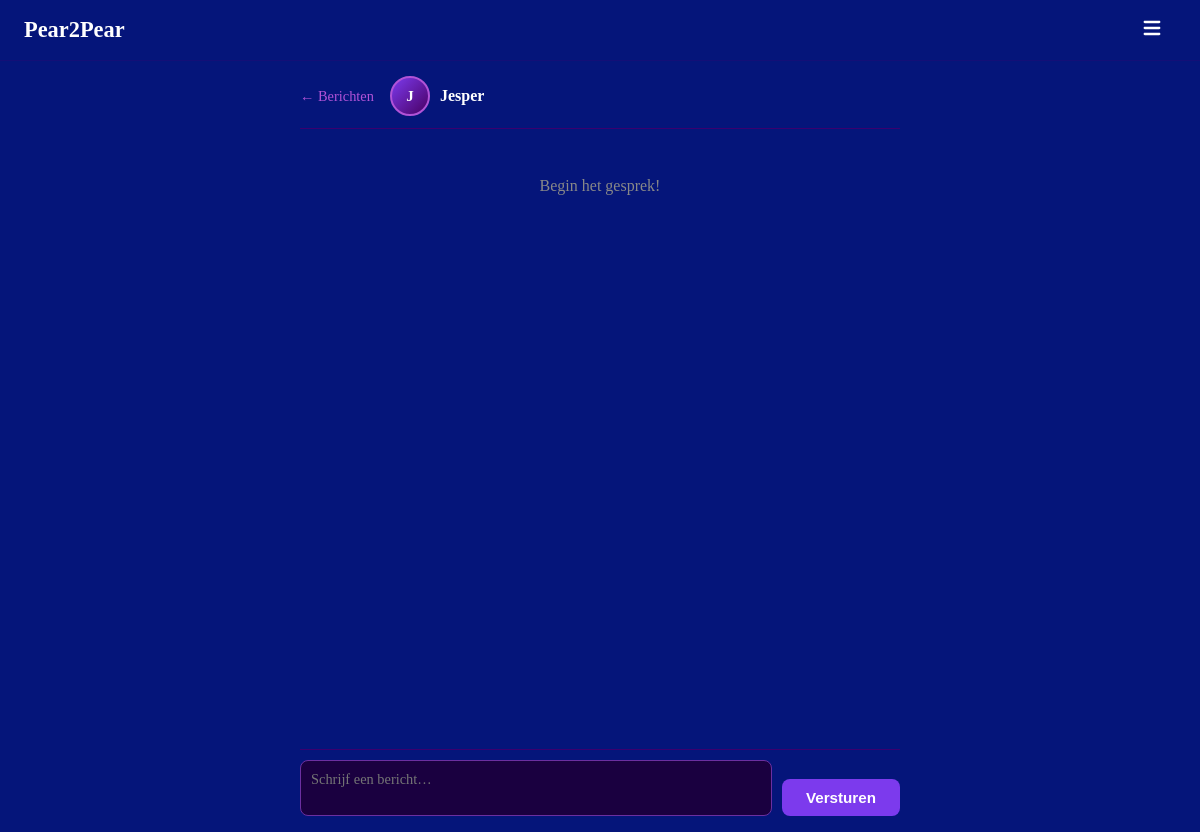
The app's page /messages/1 (signed in), older data.
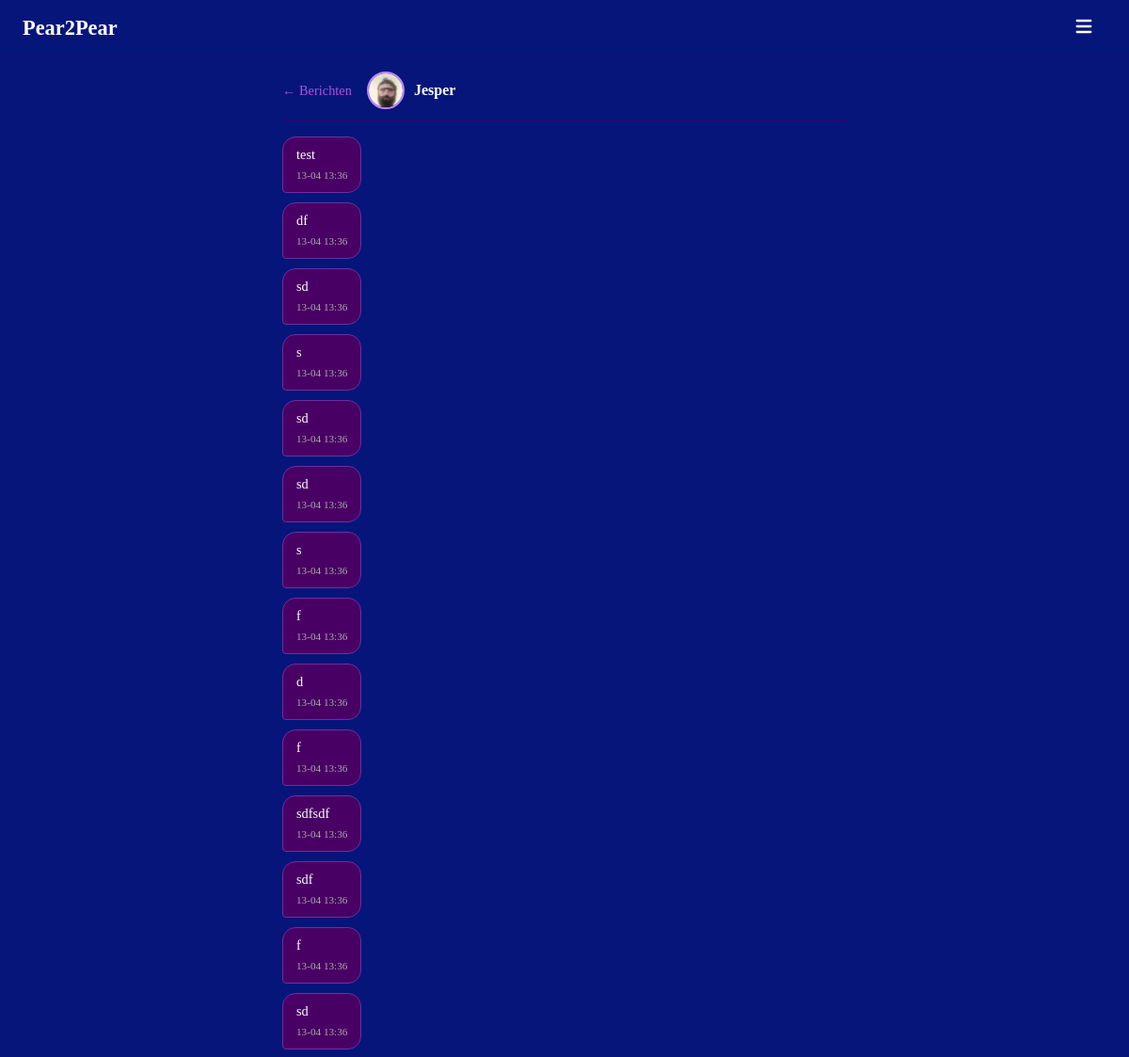
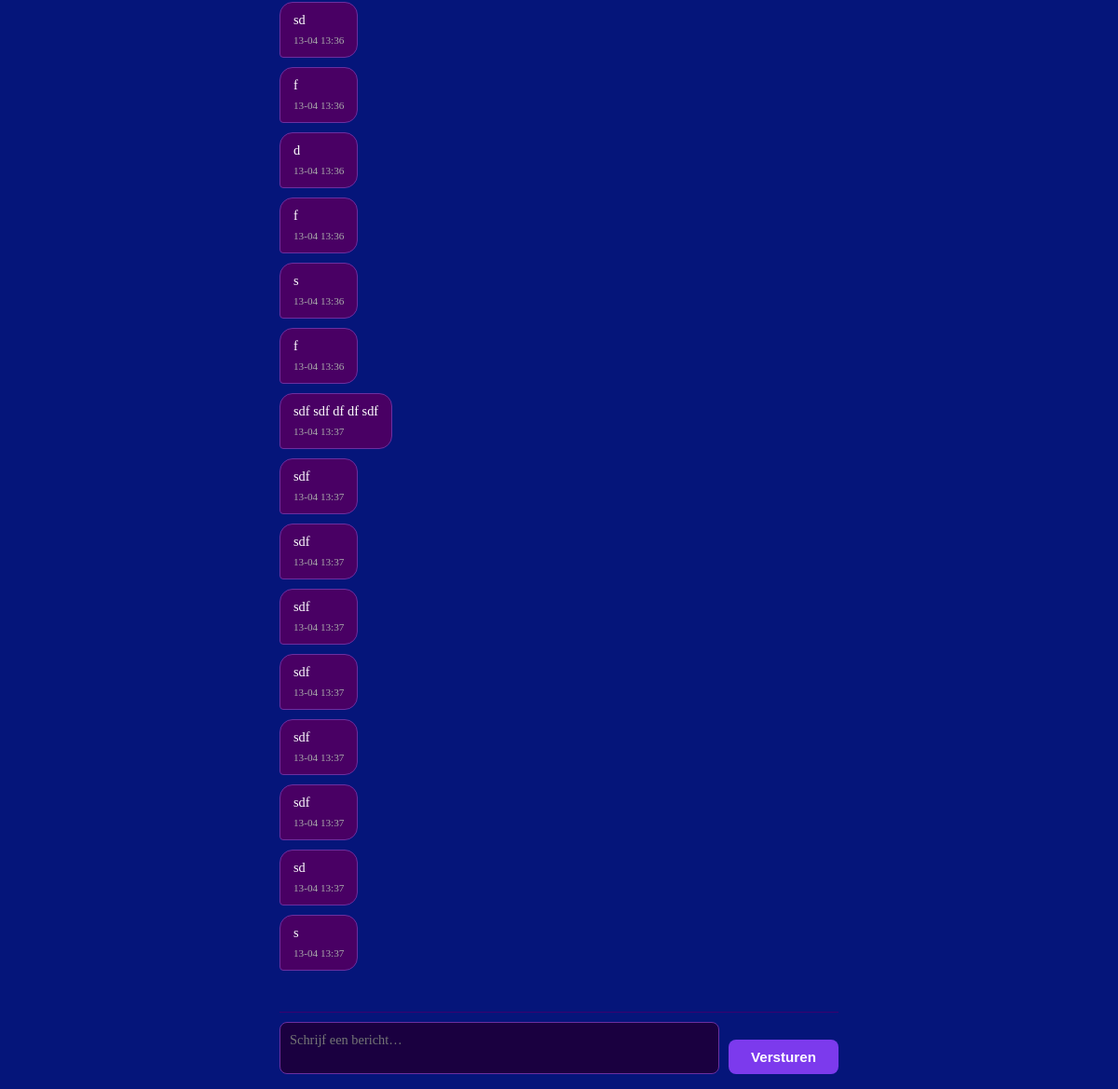
The same page, newer data (2 pictures, top to bottom).
### models.py (models this page shows, shortened)
class User(UserMixin, db.Model):
    __tablename__ = "users"
    id            = db.Column(db.Integer, primary_key=True)
    username      = db.Column(db.String(30),  unique=True, nullable=False, index=True)
    email         = db.Column(db.String(120), unique=True, nullable=False, index=True)
    password_hash = db.Column(db.String(256), nullable=False)
    created_at    = db.Column(db.DateTime, default=datetime.utcnow, nullable=False)
    last_login    = db.Column(db.DateTime, default=datetime.utcnow, nullable=False)
    age            = db.Column(db.Integer,     nullable=True)
    avatar         = db.Column(db.String(200),   nullable=True)
    location       = db.Column(db.String(100), nullable=True)
    is_public      = db.Column(db.Boolean, default=True,  nullable=False)
    friends_public = db.Column(db.Boolean, default=False, nullable=False)
    sent_requests     = db.relationship("Friendship", foreign_keys=[Friendship.from_id], backref="from_user", lazy="dynamic")
    received_requests = db.relationship("Friendship", foreign_keys=[Friendship.to_id],   backref="to_user",   lazy="dynamic")
    notifications     = db.relationship("Notification", foreign_keys=[Notification.user_id], backref="owner", lazy="dynamic", order_by=Notification.created_at.desc())
    def pending_received(self):
        reqs = Friendship.query.filter_by(to_id=self.id, status="pending").all()
        return User.query.filter(User.id.in_([r.from_id for r in reqs])).all()
    def unread_message_count(self):
        return Message.query.filter_by(receiver_id=self.id, read=False).count()
    def unread_notification_count(self):
        return Notification.query.filter_by(user_id=self.id, read=False).count()
    def total_inbox_count(self):
        return self.unread_message_count() + self.unread_notification_count()

class Message(db.Model):
    __tablename__ = "messages"
    id          = db.Column(db.Integer, primary_key=True)
    sender_id   = db.Column(db.Integer, db.ForeignKey("users.id"), nullable=False)
    receiver_id = db.Column(db.Integer, db.ForeignKey("users.id"), nullable=False)
    body        = db.Column(db.Text, nullable=False)
    read        = db.Column(db.Boolean, default=False)
    created_at  = db.Column(db.DateTime, default=datetime.utcnow)
    sender   = db.relationship("User", foreign_keys=[sender_id],   backref="sent_messages")
    receiver = db.relationship("User", foreign_keys=[receiver_id], backref="received_messages")

### main.py (the view)
    @app.route("/messages/<int:partner_id>", methods=["GET", "POST"])
    @login_required
    @csrf.exempt
    def conversation(partner_id):
        partner = db.get_or_404(User, partner_id)
        if request.method == "POST":
            body = request.form.get("body", "").strip()
            if body:
                db.session.add(Message(sender_id=current_user.id, receiver_id=partner_id, body=body))
                db.session.commit()
            return redirect(url_for("conversation", partner_id=partner_id))
        Message.query.filter_by(sender_id=partner_id, receiver_id=current_user.id, read=False).update({"read": True})
        db.session.commit()
        thread = Message.query.filter(
            ((Message.sender_id == current_user.id) & (Message.receiver_id == partner_id)) |
            ((Message.sender_id == partner_id) & (Message.receiver_id == current_user.id))
        ).order_by(Message.created_at.asc()).all()
        return render_template("conversation.html", partner=partner, thread=thread)

### templates/conversation.html (shortened to what this page needs)
{% extends "base.html" %}
{% from "macros.html" import avatar %}
{% block content %}
<div class="conversation-page">
    <div class="conversation-header">
        <a href="/messages" class="back-link">← Berichten</a>
        <a href="/profile/{{ partner.id }}" class="conversation-header__name">
            {{ avatar(partner, size=36) }}
            {{ partner.username }}
        </a>
    </div>
    <div class="chat-thread" id="thread">
        {% for msg in thread %}
        <div class="chat-bubble {% if msg.sender_id == current_user.id %}chat-bubble--mine{% else %}chat-bubble--theirs{% endif %}">
            <p>{{ msg.body }}</p>
            <span class="chat-bubble__time">{{ msg.created_at.strftime('%d-%m %H:%M') }}</span>
        </div>
        {% endfor %}
        {% if not thread %}
            <p class="muted-center">Begin het gesprek!</p>
        {% endif %}
    </div>
    <form method="POST" action="/messages/{{ partner.id }}" class="chat-form">
        <textarea name="body" class="chat-input" placeholder="Schrijf een bericht…" rows="2" required></textarea>
        <button type="submit" class="btn">Versturen</button>
    </form>
</div>
{% endblock %}

### templates/macros.html
{% macro avatar(user, size=48, cls="") %}
{% if user.avatar %}
<img src="/static/avatars/{{ user.avatar }}"
     alt="{{ user.username }}"
     class="avatar-img {{ cls }}"
     style="width:{{ size }}px;height:{{ size }}px;border-radius:50%;object-fit:cover;border:2px solid #bb86fc;">
{% else %}
<div class="avatar-placeholder {{ cls }}"
     style="width:{{ size }}px;height:{{ size }}px;font-size:{{ (size * 0.42)|int }}px;">
  {{ user.username[0].upper() }}
</div>
{% endif %}
{% endmacro %}

Row changes from the older to the newer data that the page shows:
changed User "Jesper": avatar: picture added; username "J" → (not shown)
added Message: body "test", created_at "13-04 13:36"
added Message: body "df", created_at "13-04 13:36"
added Message: body "sd", created_at "13-04 13:36"
added Message: body "s", created_at "13-04 13:36"
added Message: body "sd", created_at "13-04 13:36"
added Message: body "sd", created_at "13-04 13:36"
added Message: body "s", created_at "13-04 13:36"
added Message: body "f", created_at "13-04 13:36"
added Message: body "d", created_at "13-04 13:36"
added Message: body "f", created_at "13-04 13:36"
added Message: body "sdfsdf", created_at "13-04 13:36"
added Message: body "sdf", created_at "13-04 13:36"
added Message: body "f", created_at "13-04 13:36"
added Message: body "sd", created_at "13-04 13:36"
added Message: body "sd", created_at "13-04 13:36"
added Message: body "f", created_at "13-04 13:36"
added Message: body "d", created_at "13-04 13:36"
added Message: body "f", created_at "13-04 13:36"
added Message: body "s", created_at "13-04 13:36"
added Message: body "f", created_at "13-04 13:36"
added Message: body "sdf sdf df df sdf", created_at "13-04 13:37"
added Message: body "sdf", created_at "13-04 13:37"
added Message: body "sdf", created_at "13-04 13:37"
added Message: body "sdf", created_at "13-04 13:37"
added Message: body "sdf", created_at "13-04 13:37"
added Message: body "sdf", created_at "13-04 13:37"
added Message: body "sdf", created_at "13-04 13:37"
added Message: body "sd", created_at "13-04 13:37"
added Message: body "s", created_at "13-04 13:37"
Text that changed along with them:
text no longer shown: "Begin het gesprek!"
